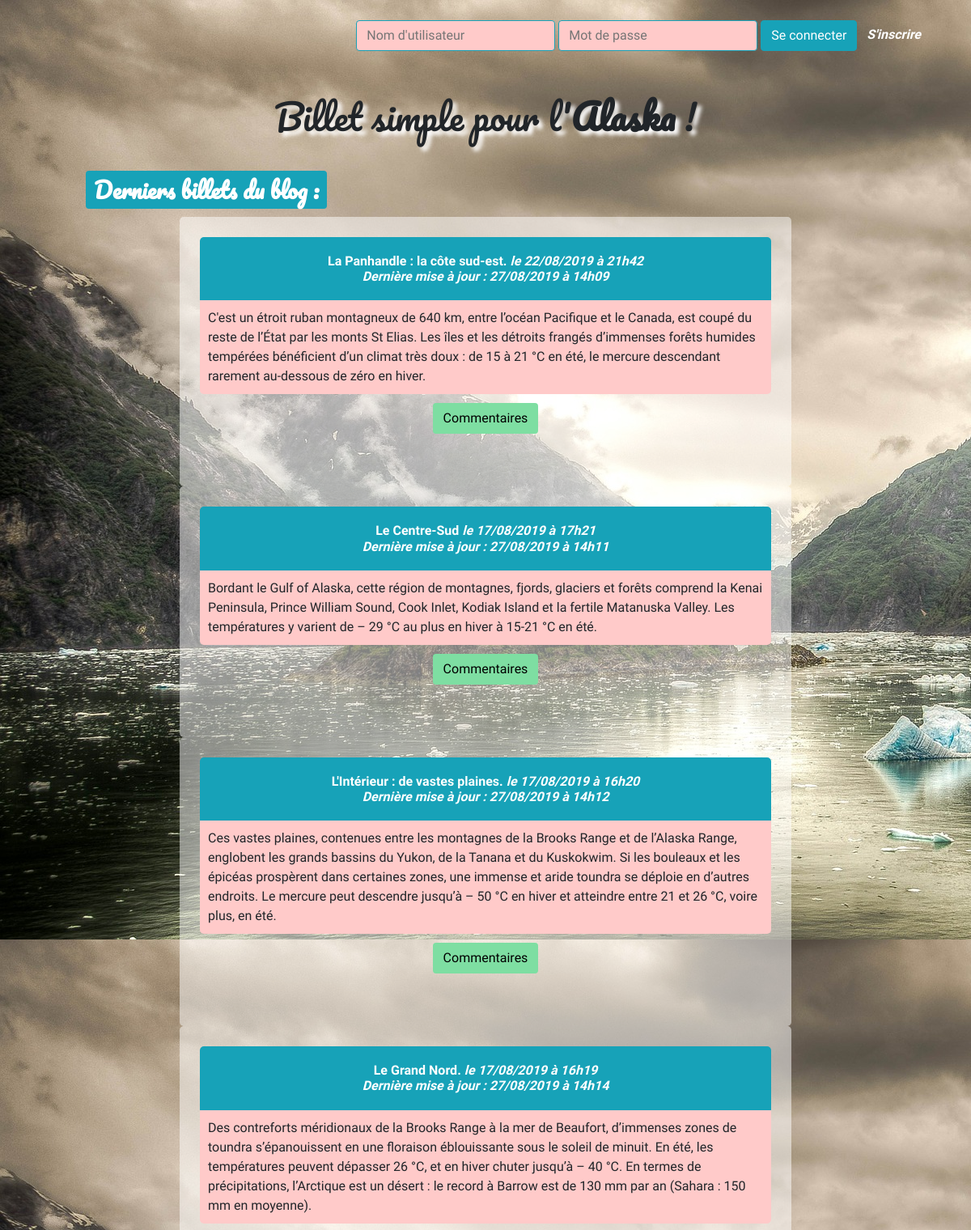
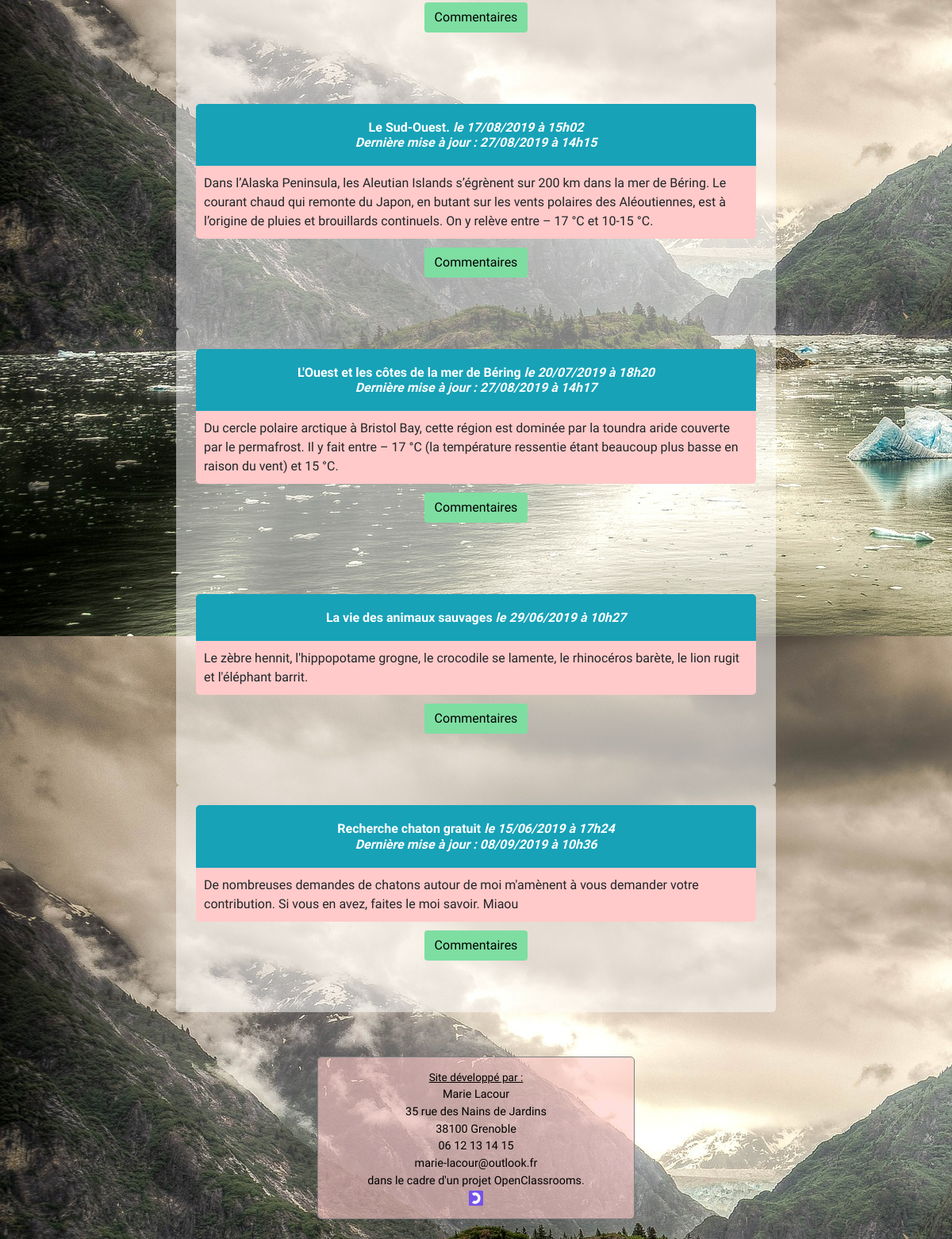
The page / on the database its author committed (2 pictures, top to bottom).
### tables this page shows
CREATE TABLE IF NOT EXISTS `posts` (
  `id` int(11) NOT NULL AUTO_INCREMENT,
  `title` varchar(255) NOT NULL,
  `content` text NOT NULL,
  `creation_date` datetime NOT NULL,
  `update_date` datetime NOT NULL DEFAULT CURRENT_TIMESTAMP,
  PRIMARY KEY (`id`)
);

### controller/frontend.php (called while the page is built, shortened)
<?php
require_once('model/PostManager.php');
function listPosts() {
    $postManager = new \ML\Blog\Model\PostManager();
    $posts = $postManager->getPosts();
    require('view/frontend/listPostsView.php');
}

### model/PostManager.php (called while the page is built, shortened)
<?php
class PostManager extends \ML\Blog\Model\Manager {
    public function getPosts() {
        $db = $this->dbConnect();
        $req = $db->query('SELECT id, title, content, DATE_FORMAT(creation_date, \'%d/%m/%Y à %Hh%i\') AS creation_date_fr, DATE_FORMAT(update_date, \'%d/%m/%Y à %Hh%i\') AS update_date_fr FROM posts ORDER BY creation_date DESC LIMIT 0, 50');
        return $req;
    }
}

### view/listPostsView.php (the view, shortened to what this page needs)
<h1>Billet simple pour l'<strong>Alaska</strong> !</h1>
<span class="badge badge-info listeBillets">Derniers billets du <strong>blog</strong> :</span>
    <?php
while ($data = $posts->fetch()) {
?>
<div class="news">
    <h3>
        <?= htmlspecialchars($data['title']); ?>
        <em>le <?= $data['creation_date_fr']; ?>
        <?php if(($data['creation_date_fr']) !== ($data['update_date_fr'])) {
        echo '<br/>Dernière mise à jour : '.($data['update_date_fr']);
        }
        ?></em>
    </h3>
    <?= nl2br($data['content']);
    ?>
    <div class="row justify-content-center groupeBoutons" >
        <a class="btn btn-secondary commentaires" href="index.php?action=post&id=<?= $data['id'] ?>" role="button">Commentaires</a>
    </div>
</div>
<?php
}
?>
<?php $content = ob_get_clean(); ?>
<?php require('view/frontend/template.php'); ?>

### index.php (shortened to what this page needs)
<?php
require('controller/frontend.php');
try {
	if (isset($_GET['action'])) {
		if ($_GET['action'] == 'login') {
	        if (!empty($_POST['username']) && !empty($_POST['password'])) {
	            login($_POST['username'], ($_POST['password']));
	        }
	        else {
	            require("view/frontend/headerView.php");
	        }
	    }
	    if ($_GET['action'] == 'register') {
	        if (!empty($_POST['username']) && !empty($_POST['password'])) {
	            register($_POST['username'], ($_POST['password']));
	        }
	        else {
	            require("view/frontend/registrationView.php");
	        }
	    }
	    if ($_GET['action'] == 'logOut') {
	    	$_SESSION = array();
			session_destroy();
			listPosts();
	    }
	    if ($_GET['action'] == 'listPosts') {
	        listPosts();
	    }
	    elseif ($_GET['action'] == 'post') {
	        if (isset($_GET['id']) && ($_GET['id'] > 0)) {
	            post();
	        }
	        else {
	        	header('Location:index.php?action=showError&errorMessage=Erreur : aucun identifiant de billet envoyé.');
	        }
	    }
	    elseif ($_GET['action'] == 'addComment') {
		    if (isset($_GET['id']) && $_GET['id'] > 0) {
		        if (!empty($_POST['comment'])) {
		            addComment($_GET['id'], $_SESSION['id'], $_POST['comment']);
		        }
		        else {
		        	header('Location:index.php?action=showError&errorMessage=Erreur : tous les champs ne sont pas remplis.');
		        }
		    }
		    else {
		    	header('Location:index.php?action=showError&errorMessage=Erreur : aucun identifiant de billet envoyé.');
		    }
	    }
	    elseif ($_GET['action'] == 'notifyComment') {
	    	if (isset($_GET['id']) && $_GET['id'] > 0) {
	    		notifyComment($_GET['id']);
        	}
        	else {
        		header('Location:index.php?action=showError&errorMessage=Erreur : aucun identifiant de commentaire envoyé.');
        	}
	    }
	    elseif ($_GET['action'] == 'addPost') {
	            addPost();
        }
	    elseif ($_GET['action'] == 'formPost') {
	        if (!empty($_POST['titlePost']) && !empty($_POST['newPost'])) {
	            formPost($_POST['titlePost'], $_POST['newPost']);
	        }
	        else {
	        	header('Location:index.php?action=showError&errorMessage=Erreur : tous les champs ne sont pas remplis.');
	        }
	    }
	    elseif ($_GET['action'] == 'updatePost') {
	            updatePost($_GET['id']);
        }
	    elseif ($_GET['action'] == 'updateFormPost') {
	        if (!empty($_POST['newTitle']) && !empty($_POST['newPost'])) {
	            updateFormPost($_GET['id'], $_POST['newTitle'], $_POST['newPost']);
	        }
	        else {
	        	header('Location:index.php?action=showError&errorMessage=Erreur : tous les champs ne sont pas remplis.');
	        }
	    }
	    elseif ($_GET['action'] == 'deletePost') {
	    	if (isset($_GET['id']) && $_GET['id'] > 0) {
	    		deletePost($_GET['id']);
        	}
        	else {
	        	header('Location:index.php?action=showError&errorMessage=Erreur : aucun identifiant d\'article envoyé.');
        	}
	    }
	    elseif ($_GET['action'] == 'moderateComments') {
            moderateComments();
        }
	    elseif ($_GET['action'] == 'deleteComment') {
	    	if (isset($_GET['id']) && $_GET['id'] > 0) {
	    		deleteComment($_GET['id']);
        	}
        	else {
        		header('Location:index.php?action=showError&errorMessage=Erreur : aucun identifiant de commentaire envoyé.');
        	}
	    }
	    elseif ($_GET['action'] == 'ignoreComment') {
	    	if (isset($_GET['id']) && $_GET['id'] > 0) {
	    		ignoreComment($_GET['id']);
        	}
        	else {
        		header('Location:index.php?action=showError&errorMessage=Erreur : aucun identifiant de commentaire envoyé.');
        	}
	    }
	    elseif ($_GET['action'] == 'showError') {
	    	showError($_GET['errorMessage']);
	    }
	}
	else {
	    listPosts();
	}
}
catch(Exception $e) {
    echo 'Erreur : ' . $e->getMessage();
}

### view/template.php (shortened to what this page needs)
<!DOCTYPE html>
<html lang="fr">
<html>
    <head>
        <link rel="stylesheet" href="https://stackpath.bootstrapcdn.com/bootstrap/4.3.1/css/bootstrap.min.css">
        <link href="public/css/style.css" rel="stylesheet" />
        <link href="public/css/smallDevicesStyle.css" rel="stylesheet" media="screen and (max-width:576px)" />
        <link href="public/css/mediumDevicesStyle.css" rel="stylesheet" media="screen and (max-width:768px)" />
    </head>
    <body>
        <div class="container-fluid">
            <header>
                <?php include("headerView.php"); ?>
            </header>
            <section>
                <?= $content ?>
            </section>
            <footer>
                <?php include("footerView.php"); ?>
            </footer>
        </div>
    </body>
</html>

### view/headerView.php
<?php
if(isset ($_SESSION['username'])) {
    ?>
    <div class="welcomeUser">
        Bonjour <?= htmlspecialchars($_SESSION['username']); ?>.
        <div class = "logOut">
            <em><a href="index.php?action=logOut">Se déconnecter</a></em>
        </div>
    </div>
<?php
}
else {
    ?>
    <div class = "connectionForm row justify-content-end">
		<form action="index.php?action=login" method="post">
			<input type="text" name="username" placeholder="Nom d'utilisateur">
			<input type="password" name="password" placeholder="Mot de passe">
			<button type="submit" class="btn btn-info">Se connecter</button>
		</form>
		<span class="sinscrire"><em><a href="index.php?action=register">S'inscrire</a></em></span>
	</div>
<?php
}

### view/footerView.php
<span class="mentionsLegales">Site développé par :</span> <br/>
Marie Lacour<br/>
35 rue des Nains de Jardins<br/>
38100 Grenoble<br/>
06 12 13 14 15<br/>
marie-lacour@outlook.fr<br/>
dans le cadre d'un projet OpenClassrooms.<br/>
<img class="logo"
    src="./public/images/logo_OpenClassrooms.png"
    alt="[Logo d'OpenClassrooms]"
    /><br/>

### public/css/style.css (style rules this page uses)
body { font-family: 'Varela Round', 'Pacifico',sans-serif; background: no-repeat url("../images/alaska.jpg"), url("../images/tracy-arm-fjord-alaska.jpg"), url("../images/skagway-alaska.jpg"), url("../images/ours-alaska.jpg"); margin : 25px; }
h1 { text-align:center; font-family: 'Pacifico'; margin-top: 30px; margin-bottom: 30px; font-size:2.7rem; text-shadow: 5px 5px 5px white; }
.connectionForm { margin: 10px; }
.sinscrire { vertical-align: middle; padding: .375rem .75rem; font-size: 1rem; line-height: 1.5; }
.sinscrire a { color:white; }
section { margin : 5%; }
.listeBillets { font-family: 'Pacifico'; font-size: 1.7rem; padding : 10px; margin:10px; }
.news, .comments { width:75%; margin:auto; padding : 25px; background-color : rgba(255,255,255,0.5); border-radius: 5px; }
h3 { text-align:center; background-color:#17a2b8 ; color:white; font-size:1em; padding: 20px; margin-bottom:0px; font-weight: bold; border-top-right-radius: 5px; border-top-left-radius: 5px; }
.news p, ul, li { background-color:#ffcac9; margin-top:0px; padding : 10px; border-bottom-right-radius: 5px; border-bottom-left-radius: 5px; }
a { text-decoration: none; color: #17a2b8; font-weight: bold; }
input { display: inline-block; font-weight: 400; vertical-align: middle; -webkit-user-select: none; -moz-user-select: none; -ms-user-select: none; user-select: none; background-color: #ffcac9; border: 1px solid #17a2b8; border-top-color: #17a2b8; border-right-color: #17a2b8; border-bottom-color: #17a2b8; border-left-color: #17a2b8; padding: .375rem .75rem; font-size: 1rem; line-height: 1.5; border-radius: .25rem; }
.commentaires, .modification, .suppression { background-color : #7EDEA2 ; border: 1px solid transparent; color:black; margin : -5px 8px 40px 8px; }
footer { text-align:center; font-size: 0.90em; font-style: bold; color:black; padding : 15px; max-width: 400px; margin:auto; background-color : rgba(255, 202, 201, 0.6); border : solid 1px grey; border-radius : 5px; }
.logo { width: 5%; height: 5%; }
.mentionsLegales { font-size: 0.95em; text-decoration: underline; }

### public/css/smallDevicesStyle.css (style rules this page uses)
body { margin : 5px; }
h1 { margin-top: 5px; }
.sinscrire a { color:black; }
section { margin : 2%; }
.listeBillets { padding : 5px; color:white; }
.news { width:100%; padding : 10px; }
h3 { padding: 5px; }
.news p, ul, li { padding : 5px; }
footer { width : 100%; }
.logo { width: 25%; height: 25%; }

### public/css/mediumDevicesStyle.css (style rules this page uses)
body { margin : 5px; }
h1 { margin-top: 5px; }
section { margin : 2%; }
.listeBillets { padding : 5px; }
.news { width:95%; }
h3 { padding: 5px; }
.news p, ul, li { padding : 5px; }
footer { width : 100%; }
.logo { width: 10%; height: 10%; }

### rows shown on the page
posts: title "La Panhandle : la côte sud-est.", creation_date_fr "22/08/2019 à 21h42", update_date_fr "27/08/2019 à 14h09", content "C'est un étroit ruban montagneux de 640 km, entre l’océan Pacifique et le Canada, est coupé du reste de l’État par les monts St Elias. Les îles et les détroits frangés d’immenses forêts humides tempérées bénéficient d’un climat très doux : de 15 à 21 °C en été, le mercure descendant rarement au-dessous de zéro en hiver."
posts: title "Le Centre-Sud", creation_date_fr "17/08/2019 à 17h21", update_date_fr "27/08/2019 à 14h11", content "Bordant le Gulf of Alaska, cette région de montagnes, fjords, glaciers et forêts comprend la Kenai Peninsula, Prince William Sound, Cook Inlet, Kodiak Island et la fertile Matanuska Valley. Les températures y varient de – 29 °C au plus en hiver à 15-21 °C en été."
posts: title "L'Intérieur : de vastes plaines.", creation_date_fr "17/08/2019 à 16h20", update_date_fr "27/08/2019 à 14h12", content "Ces vastes plaines, contenues entre les montagnes de la Brooks Range et de l’Alaska Range, englobent les grands bassins du Yukon, de la Tanana et du Kuskokwim. Si les bouleaux et les épicéas prospèrent dans certaines zones, une immense et aride toundra se déploie en d’autres endroits. Le mercure peut descendre jusqu’à – 50 °C en hiver et atteindre entre 21 et 26 °C, voire plus, en été."
posts: title "Le Grand Nord.", creation_date_fr "17/08/2019 à 16h19", update_date_fr "27/08/2019 à 14h14", content "Des contreforts méridionaux de la Brooks Range à la mer de Beaufort, d’immenses zones de toundra s’épanouissent en une floraison éblouissante sous le soleil de minuit. En été, les températures peuvent dépasser 26 °C, et en hiver chuter jusqu’à – 40 °C. En termes de précipitations, l’Arctique est un désert : le record à Barrow est de 130 mm par an (Sahara : 150 mm en moyenne)."
posts: title "Le Sud-Ouest.", creation_date_fr "17/08/2019 à 15h02", update_date_fr "27/08/2019 à 14h15", content "Dans l’Alaska Peninsula, les Aleutian Islands s’égrènent sur 200 km dans la mer de Béring. Le courant chaud qui remonte du Japon, en butant sur les vents polaires des Aléoutiennes, est à l’origine de pluies et brouillards continuels. On y relève entre – 17 °C et 10-15 °C."
posts: title "L'Ouest et les côtes de la mer de Béring", creation_date_fr "20/07/2019 à 18h20", update_date_fr "27/08/2019 à 14h17", content "Du cercle polaire arctique à Bristol Bay, cette région est dominée par la toundra aride couverte par le permafrost. Il y fait entre – 17 °C (la température ressentie étant beaucoup plus basse en raison du vent) et 15 °C."
posts: title "La vie des animaux sauvages", creation_date_fr "29/06/2019 à 10h27", content "Le zèbre hennit, l'hippopotame grogne, le crocodile se lamente, le rhinocéros barète, le lion rugit et l'éléphant barrit."
posts: title "Recherche chaton gratuit", creation_date_fr "15/06/2019 à 17h24", update_date_fr "08/09/2019 à 10h36", content "De nombreuses demandes de chatons autour de moi m'amènent à vous demander votre contribution. Si vous en avez, faites le moi savoir. Miaou"
